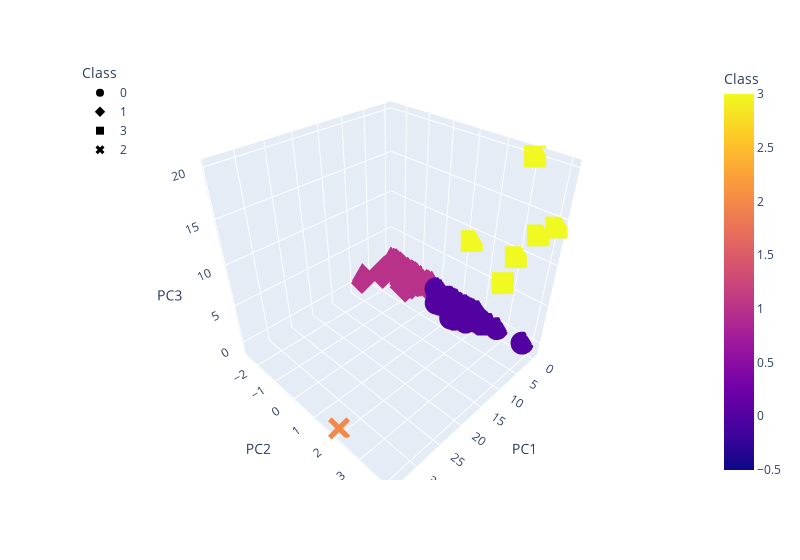

Write notebook code for a chart like this one.
### Markdown cell above
### Deliverable 4: Visualizing Cryptocurrencies Results

#### 3D-Scatter with Clusters

### Code cell
# Creating a 3D-Scatter with the PCA data and the clusters
fig = px.scatter_3d(
    clustered_df,
    x="PC1",
    y="PC2",
    z="PC3",
    hover_name="CoinName",
    hover_data=["Algorithm"],
    color="Class",
    symbol="Class",
    width=800
)
fig.update_layout(legend=dict(x=0, y=1))
fig.show()

### Figure 1 — Plotly figure (JSON) as saved in the notebook; plotly's stock layout.template omitted (floating-point values rounded to 4 significant figures; data arrays with more than 128 entries replaced by an {"elided": "..."} marker saying what was removed)
{"data": [{"customdata": {"elided": "286x1 str values"}, "hovertemplate": "<b>%{hovertext}</b><br><br>Class=%{marker.color}<br>PC1=%{x}<br>PC2=%{y}<br>PC3=%{z}<br>Algorithm=%{customdata[0]}<extra></extra>", "hovertext": {"elided": "286 str values"}, "legendgroup": "0", "marker": {"color": {"elided": "286 int values"}, "coloraxis": "coloraxis", "symbol": "circle"}, "mode": "markers", "name": "0", "scene": "scene", "showlegend": true, "type": "scatter3d", "x": {"elided": "286 float values"}, "y": {"elided": "286 float values"}, "z": {"elided": "286 float values"}}, {"customdata": {"elided": "239x1 str values"}, "hovertemplate": "<b>%{hovertext}</b><br><br>Class=%{marker.color}<br>PC1=%{x}<br>PC2=%{y}<br>PC3=%{z}<br>Algorithm=%{customdata[0]}<extra></extra>", "hovertext": {"elided": "239 str values"}, "legendgroup": "1", "marker": {"color": {"elided": "239 int values"}, "coloraxis": "coloraxis", "symbol": "diamond"}, "mode": "markers", "name": "1", "scene": "scene", "showlegend": true, "type": "scatter3d", "x": {"elided": "239 float values"}, "y": {"elided": "239 float values"}, "z": {"elided": "239 float values"}}, {"customdata": [["VeChainThor Authority"], ["Proof-of-BibleHash"], ["SHA-256 + Hive"], ["Proof-of-Authority"], ["ECC 256K1"], ["Leased POS"]], "hovertemplate": "<b>%{hovertext}</b><br><br>Class=%{marker.color}<br>PC1=%{x}<br>PC2=%{y}<br>PC3=%{z}<br>Algorithm=%{customdata[0]}<extra></extra>", "hovertext": ["Vechain", "BiblePay", "LitecoinCash", "Poa Network", "Acute Angle Cloud", "Waves"], "legendgroup": "3", "marker": {"color": [3, 3, 3, 3, 3, 3], "coloraxis": "coloraxis", "symbol": "square"}, "mode": "markers", "name": "3", "scene": "scene", "showlegend": true, "type": "scatter3d", "x": [4.389, -0.1777, -0.3586, -0.4016, -0.3487, -0.4002], "y": [3.162, 2.973, 3.54, 1.249, 3.017, 4.041], "z": [8.015, 9.445, 12.71, 8.82, 20.04, 14.21]}, {"customdata": [["TRC10"]], "hovertemplate": "<b>%{hovertext}</b><br><br>Class=%{marker.color}<br>PC1=%{x}<br>PC2=%{y}<br>PC3=%{z}<br>Algorithm=%{customdata[0]}<extra></extra>", "hovertext": ["BitTorrent"], "legendgroup": "2", "marker": {"color": [2], "coloraxis": "coloraxis", "symbol": "x"}, "mode": "markers", "name": "2", "scene": "scene", "showlegend": true, "type": "scatter3d", "x": [34.06], "y": [1.938], "z": [-1.054]}], "layout": {"coloraxis": {"colorbar": {"title": {"text": "Class"}}, "colorscale": [[0, "#0d0887"], [0.1111, "#46039f"], [0.2222, "#7201a8"], [0.3333, "#9c179e"], [0.4444, "#bd3786"], [0.5556, "#d8576b"], [0.6667, "#ed7953"], [0.7778, "#fb9f3a"], [0.8889, "#fdca26"], [1, "#f0f921"]]}, "legend": {"title": {"text": "Class"}, "tracegroupgap": 0, "x": 0, "y": 1}, "margin": {"t": 60}, "scene": {"domain": {"x": [0, 1], "y": [0, 1]}, "xaxis": {"title": {"text": "PC1"}}, "yaxis": {"title": {"text": "PC2"}}, "zaxis": {"title": {"text": "PC3"}}}, "width": 800}}
